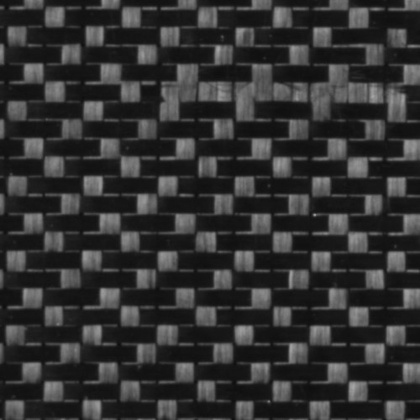
%> input picture Fabric-Defect-Inspection-GLSR-master/data/temp/q1-500 (1).jpg, 420 x 420 px, shrunk from 500 x 500 before the run
$ octave --eval "result = mysvd('../../data/temp/q1-500 (1).jpg');"   (GNU Octave 9; MATLAB toolbox functions it lacks are replaced by stand-ins)
%> lines starting %> are read from the running program, lines starting %| are printed output that depends on the picture; in (x1, y1, x2, y2) boxes, pixels count from 0 and x2, y2 are one past the last pixel; in counts of white or black regions, pixels touching at a corner belong together; the program's own positions count from 1
### Fabric-Defect-Inspection-GLSR-master/other-methods/svd/myreshape.m
function [svdmodle,svdmap]=myreshape(I,modle,period)
[m,n]=size(I);
% rowx=fix(m/period);
if(mod(m,period)==0)
    x=reshape(modle',1,m*n);
    svdmodle(1:m,:)=reshape(x,n,m)';
else
   [m1,n1]=size(modle);
   x=reshape(modle',1,m1*n1);
   x=x(1:m*n);
   svdmodle(1:m,:)=reshape(x,n,m)';
end
%C=svdmodle(1:rowx*period,:);
%svdmodle(rowx*period+1:m,:)=C(1:m-rowx*period,:);
svdmap=myimadjust(I-svdmodle);

### Fabric-Defect-Inspection-GLSR-master/other-methods/svd/myimadjust.m
function [B1,B2]=myimadjust(A)
B1=abs(A);
% [10 lines of commented-out code are left out]

B2=B1>6.5*mean2(B1);  %defect9 shi 9


### Fabric-Defect-Inspection-GLSR-master/other-methods/svd/mysvd.m
function [period,patternA,svdmodle,svdmap] = mysvd(img)
%> called with img = '../../data/temp/q1-500 (1).jpg'
I=imread(img);
%> I is the input picture: size 420x420x3 uint8; min 14, max 166, mean 49.6
[~ , ~ , chs] = size(I) ;
%> chs = 3
 if chs > 1
     I = rgb2gray(I) ;
%> I: size 420x420 uint8
 end
 I = double(I) ;
%> I: size 420x420 double
%I=resize(i,64/size(i,2));
%I=imrotate(I,-270); %defect10j.png需要旋转
[row,column]=size(I);
%> row = 420; column = 420
x=reshape(I',1,row*column);%生成一个行向量作为信号x；按列取值
[U,S,V]=svds(I,2);  %先求出对原矩阵的分解 减少计算复杂度；
%> U = 420 rows, first 12: [-0.0445 0.0502; -0.044 0.0484; -0.0434 0.0464; -0.0433 0.0431; -0.0432 0.0412; -0.0469 0.0353; -0.0565 0.0252; -0.0731 0.00645; -0.0823 -0.0137; -0.0751 -0.0334; -0.0589 -0.0531; -0.0478 -0.0658]; S = [21480.2 0; 0 8400.4]; V = 420 rows, first 12: [-0.0424 -0.045; -0.0407 -0.0418; -0.0376 -0.0362; -0.0327 -0.0258; -0.0276 -0.013; -0.0271 -0.000807; -0.0309 0.0107; -0.0362 0.022; -0.042 0.0323; -0.0458 0.0381; -0.0474 0.0385; -0.0477 0.0385]
svdmodle=U(:,1)*S(1,1)*V(:,1)';
svdmap=I-svdmodle;
svdmap=myimadjust(svdmap);
maxp=1-S(2,2)/S(1,1);  %p-spectrum  用来求得最大值
%> maxp = 0.609
period=1;
patternA=I;
p=[];
p(1)=maxp;
for k=2:row/4     %输入图像的row个行
    rowx=fix(row/k);
    A=zeros(rowx,k*column);
    for i=1:rowx   %重排；
        A(i,:)=x((k*i-k)*column+1:k*i*column);
    end
    if(mod(row,k)~=0)
        B=zeros(rowx+1,k*column);
       B(1:rowx,:)=A;
       B(rowx+1,:)=[x(k*rowx*column+1:end),A(rowx,((row-rowx*k))*column+1:end)];
       A=B;
    end
    [U,S,V]=svds(A,2);
    s=U(:,1)*S(1,1)*V(:,1)';
    if size(S,1)<=1
       break
    end
    p(k)=1-S(2,2)/S(1,1);  %p-spectrum  用来求得最大值
    if p(k)>maxp
        maxp=p;
        svdmodle=s;
        period=k;
        patternA=A;
         period;
         maxp;
    end
end
%> this loop made 104 passes
%> (S, maxp) on passes 1 to 8: ([21450.8 0; 0 8355], [0.609 0.611]), ([21412.4 0; 0 8280.3], [0.609 0.611 0.613]), ([21364.9 0; 0 8188], [0.609 0.611 0.613 0.617]), ([21334 0; 0 8067.8], [0.609 0.611 0.613 0.617 0.622]), ([21308.7 0; 0 7918.4], [0.609 0.611 0.613 0.617 0.622 0.628]), ([21268.7 0; 0 7814.1], [0.609 0.611 0.613 0.617 0.622 0.628 0.633]), ([21318.8 0; 0 7689.8], [0.609 0.611 0.613 0.617 0.622 0.628 0.633 0.639]), ([21289.2 0; 0 7625.5], [0.609 0.611 0.613 0.617 0.622 0.628 0.633 0.639 0.642])
%> S on passes 9 to 14: [21221.9 0; 0 7354.8], [21351.9 0; 0 7425.3], [21190.5 0; 0 7226], [21353 0; 0 7426.8], [21161.2 0; 0 7128.5], [21185.5 0; 0 7378]
%> pass 1, in mysvd, `patternA=A;`:
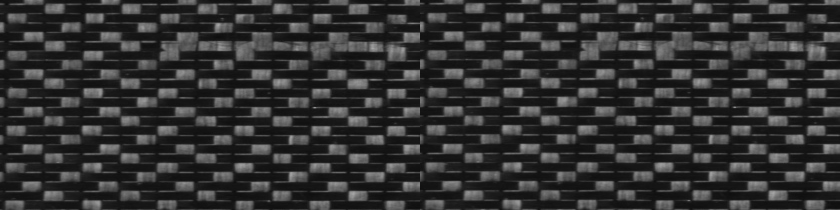
%> patternA: size 210x840 double; min 14, max 166, mean 49.6; mean of the top-left, top-right, bottom-left and bottom-right quarters 50.9, 50.9, 48.2, 48.3
%> pass 2, in mysvd, `patternA=A;`:
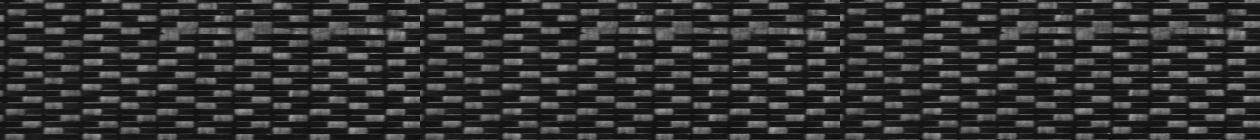
%> patternA: size 140x1260 double; min 14, max 166, mean 49.6; mean of the top-left, top-right, bottom-left and bottom-right quarters 50.4, 51.4, 48, 48.6
%> pass 3, in mysvd, `patternA=A;`:
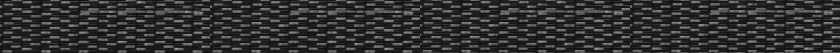
%> patternA: size 105x1680 double (shown at 1/2 size); min 14, max 166, mean 49.6; mean of the top-left, top-right, bottom-left and bottom-right quarters 51, 51, 48, 48.4
%> after the loop, maxp = 75 values, max 0.846 at index 75, min 0.563 at index 50, mean 0.644; p = 105 values, max 0.846 at index 75, min 0.563 at index 50, mean 0.636; period = 75
[svdmodle,svdmap]=myreshape(I,svdmodle,period);
%> in myreshape, `[m1,n1]=size(modle);`: m1 = 6; n1 = 31500
%> in myreshape, `svdmodle(1:m,:)=reshape(x,n,m)';`:
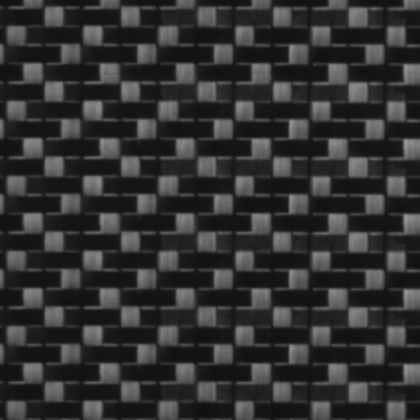
%> svdmodle: size 420x420 double; min 16.82, max 156.1, mean 49.7
%> in myimadjust (call 2), `B1=abs(A);`:
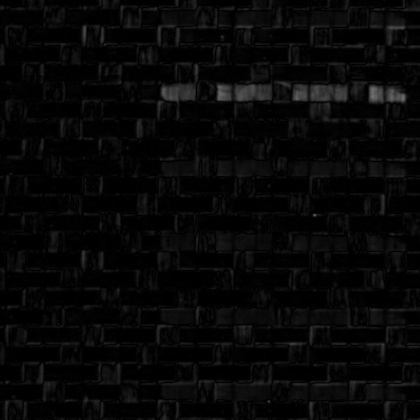
%> B1: size 420x420 double; min 3.27e-05, max 115.7, mean 7.5
%> in myimadjust (call 2), `B2=B1>6.5*mean2(B1);`:
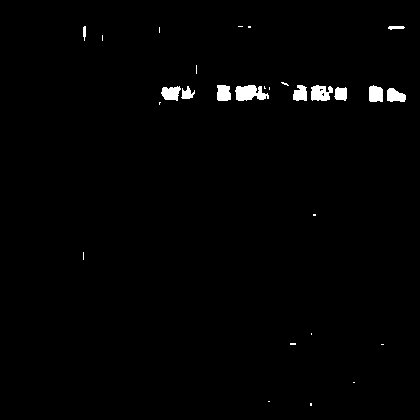
%> B2: size 420x420 logical; 1.2% white; 28 white regions (17 under 20 px), largest, box (x1, y1, x2, y2) and area: (235, 85, 269, 101) 381, (311, 85, 333, 101) 266, (161, 86, 181, 101) 214
% [8 lines of commented-out code are left out]

dot_id = strfind(img , '.') ; sprit_id = strfind(img , '\') ;
%> (the run ends here)

$ run again, on Fabric-Defect-Inspection-GLSR-master/data/temp/q2-500 (1).jpg
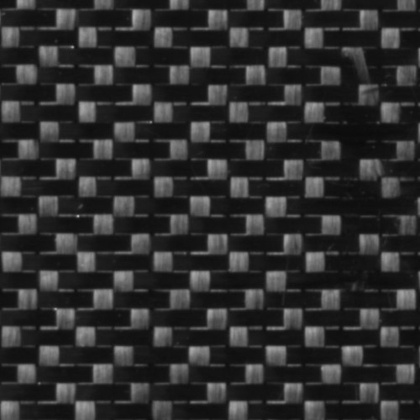
%> input picture Fabric-Defect-Inspection-GLSR-master/data/temp/q2-500 (1).jpg, 420 x 420 px, shrunk from 500 x 500 before the run
%> in mysvd, I is the input picture: size 420x420x3 uint8; min 10, max 172, mean 46.3
%> in mysvd, `[U,S,V]=svds(I,2);`: U = 420 rows, first 12: [-0.0475 0.0403; -0.0474 0.0399; -0.047 0.039; -0.046 0.0377; -0.0449 0.0361; -0.0437 0.0344; -0.0434 0.0316; -0.0447 0.0275; -0.051 0.017; -0.06 -0.00673; -0.0606 -0.0372; -0.0534 -0.0626]; S = [20144.9 0; 0 8423.5]; V = 420 rows, first 12: [-0.0354 -0.00728; -0.0423 0.015; -0.0516 0.0328; -0.0575 0.0426; -0.0596 0.0475; -0.0603 0.0503; -0.0606 0.0518; -0.0604 0.0526; -0.0593 0.0516; -0.0579 0.0499; -0.0572 0.049; -0.0562 0.0476]
%> in mysvd, `maxp=1-S(2,2)/S(1,1);`: maxp = 0.582
%> the loop in mysvd, `for k=2:row/4` made 104 passes
%> (S, maxp) on passes 1 to 5: ([20115.2 0; 0 8376.2], [0.582 0.584]), ([20077.7 0; 0 8298.4], [0.582 0.584 0.587]), ([20034.2 0; 0 8194.7], [0.582 0.584 0.587 0.591]), ([19996 0; 0 8114.3], [0.582 0.584 0.587 0.591 0.594]), ([19946.1 0; 0 7992], [0.582 0.584 0.587 0.591 0.594 0.599])
%> pass 1, in mysvd, `patternA=A;`:
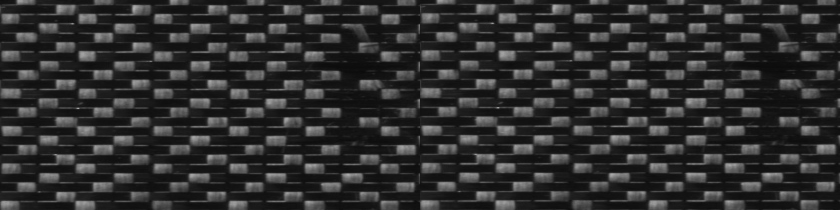
%> patternA: size 210x840 double; min 10, max 172, mean 46.3; mean of the top-left, top-right, bottom-left and bottom-right quarters 46.3, 46.3, 46.3, 46.4
%> after the loop in mysvd, `for k=2:row/4`: maxp = 75 values, max 0.875 at index 75, min 0.533 at index 50, mean 0.622; p = 105 values, max 0.875 at index 75, min 0.533 at index 50, mean 0.615; period = 75
%> m1 = 6; n1 = 31500
%> in myimadjust (call 2), `B2=B1>6.5*mean2(B1);`:
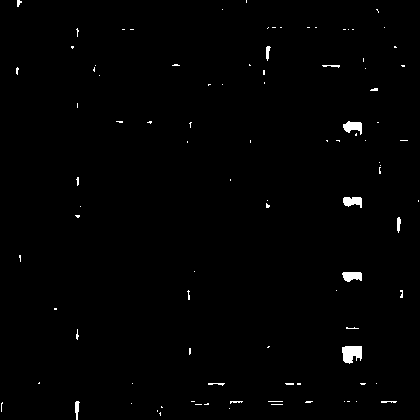
%> B2: size 420x420 logical; 0.88% white; 96 white regions (84 under 20 px), largest, box (x1, y1, x2, y2) and area: (342, 346, 362, 364) 280, (343, 121, 362, 135) 167, (342, 272, 362, 282) 158

$ run again, on Fabric-Defect-Inspection-GLSR-master/data/temp/q2-500 (2).jpg
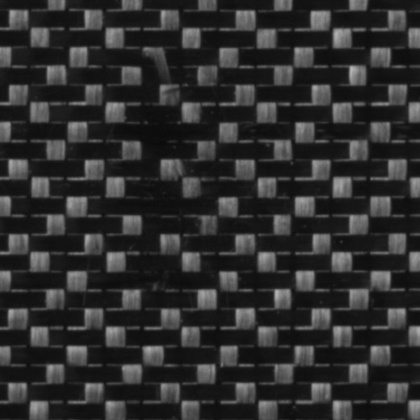
%> input picture Fabric-Defect-Inspection-GLSR-master/data/temp/q2-500 (2).jpg, 420 x 420 px, shrunk from 500 x 500 before the run
%> in mysvd, I is the input picture: size 420x420x3 uint8; min 10, max 182, mean 46.1
%> in mysvd, `[U,S,V]=svds(I,2);`: U = 420 rows, first 12: [-0.0413 0.0243; -0.0413 0.0241; -0.0408 0.0237; -0.0403 0.0236; -0.0397 0.0238; -0.0392 0.0239; -0.0391 0.0232; -0.0396 0.0223; -0.0429 0.019; -0.0525 0.00819; -0.0617 -0.0175; -0.0612 -0.0521]; S = [20092.2 0; 0 8693.7]; V = 420 rows, first 12: [-0.0475 -0.0235; -0.0472 -0.023; -0.0472 -0.0238; -0.0473 -0.0248; -0.0481 -0.0267; -0.0492 -0.0288; -0.0507 -0.0327; -0.0543 -0.0429; -0.0609 -0.0646; -0.0672 -0.0887; -0.0658 -0.0943; -0.0598 -0.085]
%> in mysvd, `maxp=1-S(2,2)/S(1,1);`: maxp = 0.567
%> the loop in mysvd, `for k=2:row/4` made 104 passes
%> (S, maxp) on passes 1 to 5: ([20059.9 0; 0 8645.9], [0.567 0.569]), ([20016.6 0; 0 8567.1], [0.567 0.569 0.572]), ([19975 0; 0 8467.7], [0.567 0.569 0.572 0.576]), ([19923.7 0; 0 8372.6], [0.567 0.569 0.572 0.576 0.58]), ([19877.2 0; 0 8288.3], [0.567 0.569 0.572 0.576 0.58 0.583])
%> pass 1, in mysvd, `patternA=A;`:
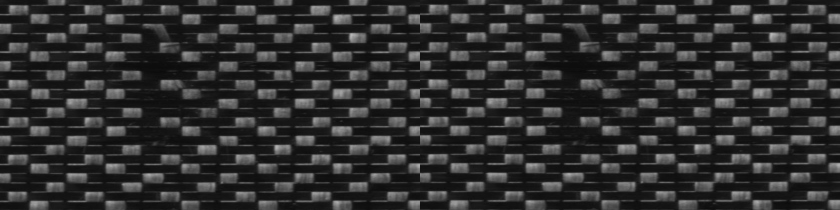
%> patternA: size 210x840 double; min 10, max 182, mean 46.1; mean of the top-left, top-right, bottom-left and bottom-right quarters 46.1, 46.1, 46, 46.1
%> after the loop in mysvd, `for k=2:row/4`: maxp = 75 values, max 0.859 at index 75, min 0.521 at index 50, mean 0.615; p = 105 values, max 0.859 at index 75, min 0.521 at index 50, mean 0.608; period = 75
%> m1 = 6; n1 = 31500
%> in myimadjust (call 2), `B2=B1>6.5*mean2(B1);`:
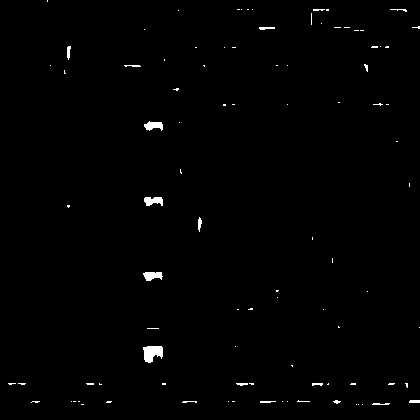
%> B2: size 420x420 logical; 0.78% white; 94 white regions (78 under 20 px), largest, box (x1, y1, x2, y2) and area: (143, 346, 163, 363) 249, (143, 272, 163, 281) 131, (144, 197, 163, 206) 130
